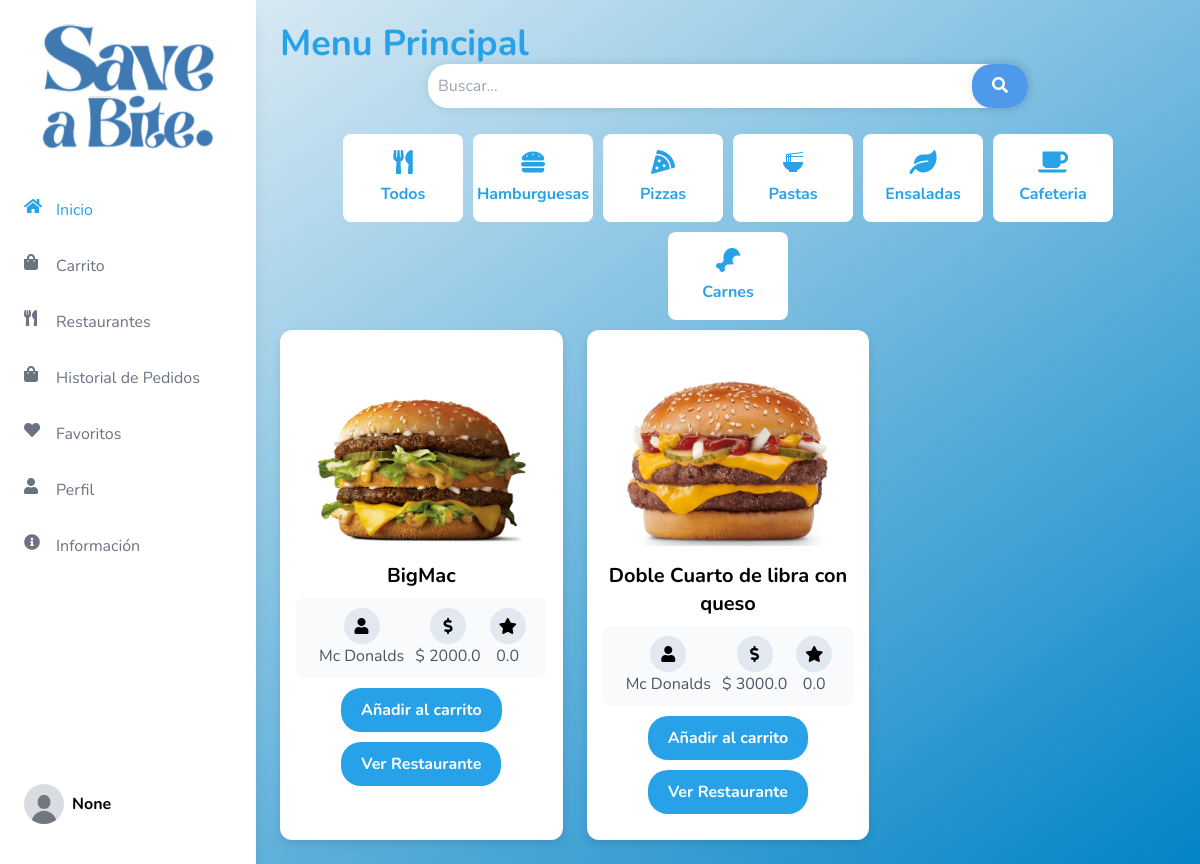
Before: /menu with the older database file.
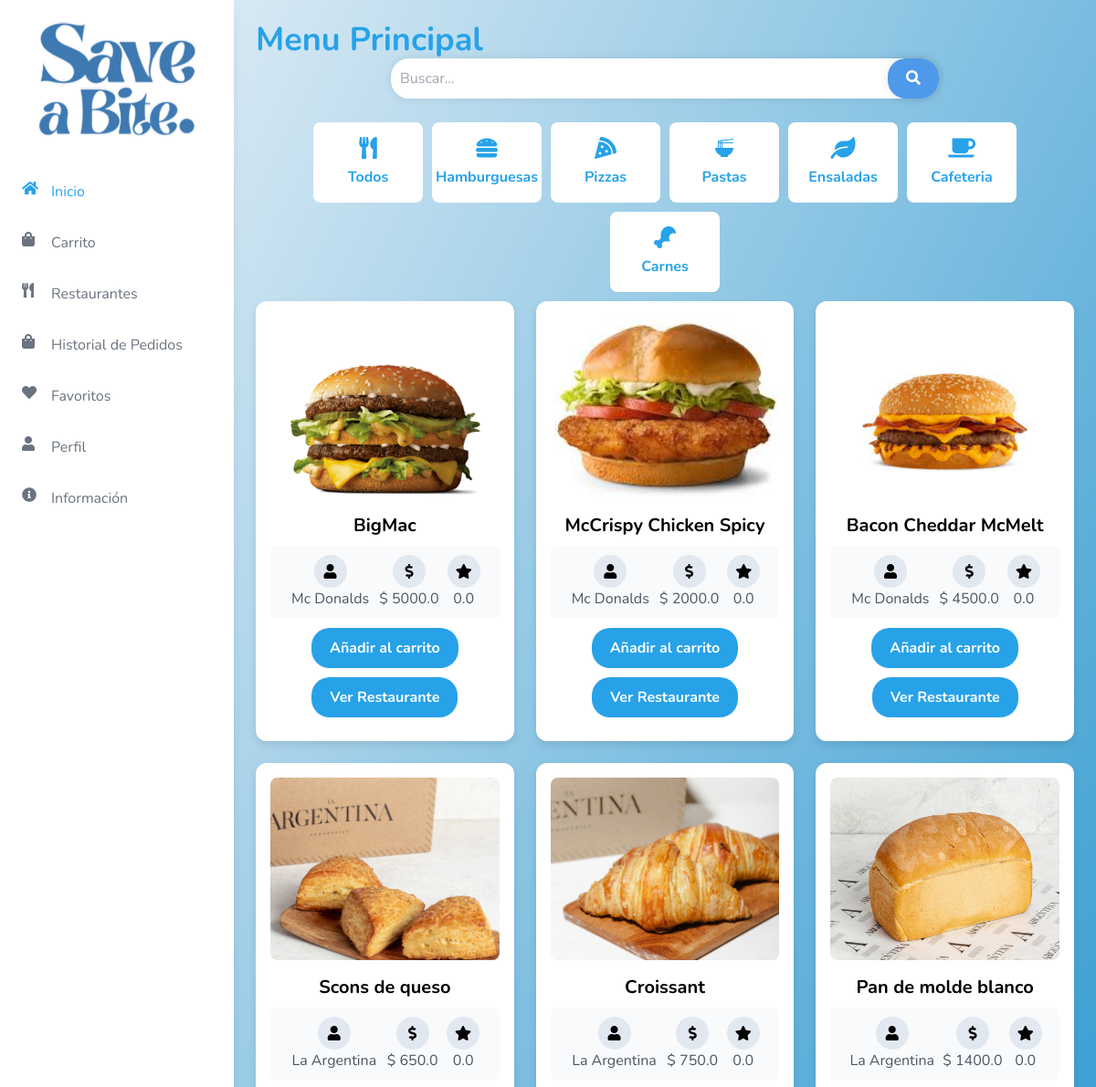
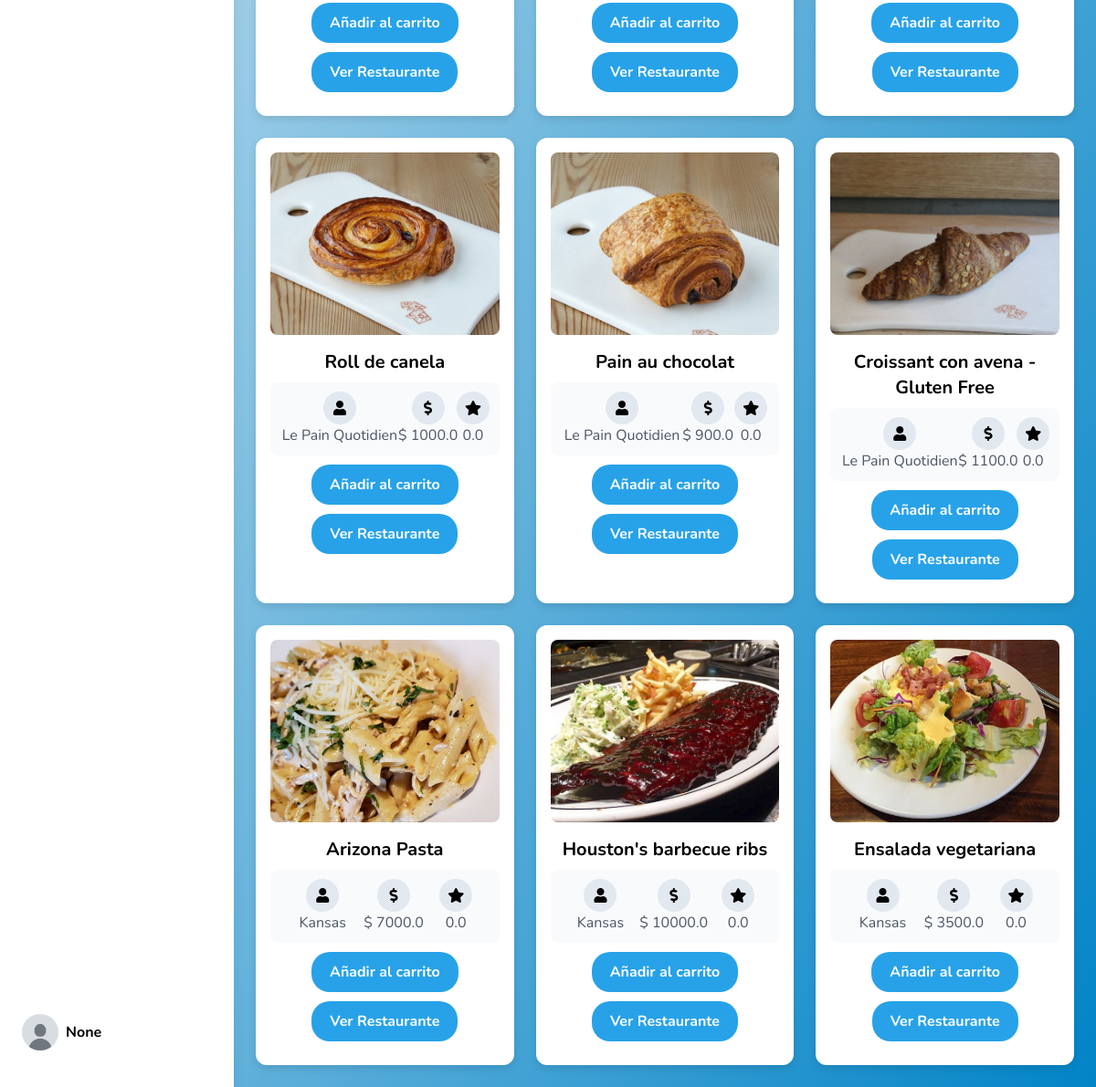
After: the same page with the newer database file (2 pictures, top to bottom).
### tables this page shows
CREATE TABLE Productos (
            id INTEGER PRIMARY KEY AUTOINCREMENT,
            id_empresa INTEGER NOT NULL,
            nombre TEXT NOT NULL,
            empresa TEXT NOT NULL,
            precio REAL NOT NULL,
            descripcion TEXT NOT NULL,
            imagen TEXT NOT NULL,
            tipoComida TEXT NOT NULL,
            stock INTEGER DEFAULT 0,
            estad TEXT DEFAULT 'No Disponible',
            tipo_dieta TEXT,
            FOREIGN KEY (id_empresa) REFERENCES usuarioEmpresa (id)
        );

CREATE TABLE usuarioEmpresa (
            id INTEGER PRIMARY KEY AUTOINCREMENT,
            nombre_usuario TEXT NOT NULL,
            correo_electronico TEXT NOT NULL UNIQUE,
            contrasena TEXT NOT NULL,
            imagen TEXT,  -- Columna para almacenar imágenes
            membresia TEXT,
            direccion_id INTEGER,
            ratingTotal REAL DEFAULT 0,
            FOREIGN KEY (direccion_id) REFERENCES direccionEmpresa (id)
        );

### app.py (the view, shortened to what this page needs)
@app.route("/menu", methods=['GET'])
def menu():
    user_name = session.get('user_name')
    user_image = session.get('user_image')
    user_id = session.get('user_id')
    query = request.args.get('query', '').lower()
    conn = get_db_connection()
    user = conn.execute('SELECT tipo_dieta FROM usuarios WHERE id = ?', (user_id,)).fetchone()
    tipo_dieta = user['tipo_dieta'] if user else None
    productos_query = '''
        SELECT Productos.*, usuarioEmpresa.imagen AS empresa_imagen, usuarioEmpresa.ratingTotal AS rating_total
        FROM Productos
        JOIN usuarioEmpresa ON Productos.id_empresa = usuarioEmpresa.id
        WHERE Productos.estad = 'Disponible'
    '''
    params = []
    productos = conn.execute(productos_query, params).fetchall()
    recomendados = []
    conn.close()
    return render_template('general/menu.html', user_name=user_name, user_image=user_image, productos=productos, recomendados=recomendados, tipo_dieta=tipo_dieta)

### app.py (called while the page is built)
def get_db_connection():
    conn = sqlite3.connect('flask_db.db')
    conn.row_factory = sqlite3.Row
    return conn

### templates/general/menu.html (shortened to what the changed rows need)
<!DOCTYPE html>
<html lang="es">
<head>
    <script src="https://cdn.tailwindcss.com"></script>
    <link href="https://cdnjs.cloudflare.com/ajax/libs/font-awesome/5.15.3/css/all.min.css" rel="stylesheet">
</head>
<body class="flex">
    {% include 'Sidebars/SidebarUsuario.html' %}
    <div class="flex-1 p-6 content ml-64">
        <h1 class="text-4xl font-bold text-custom-blue">Menu Principal</h1>
        <div class="grid grid-cols-1 md:grid-cols-2 lg:grid-cols-3 gap-6">
            {% for producto in productos %}
                {% if producto.estad == "Disponible" and producto.stock != 0 %}
                    <div class="recipe-card {{ producto.tipo_comida }}" onclick="goToProductDetail('{{ producto.id }}')">
                        <img src="{{ url_for('static', filename='uploads/' ~ producto.imagen) }}" alt="{{ producto.nombre }}">
                        <h3 class=" title text-xl mb-2">{{ producto.nombre }}</h3>
                        <div class="info">
                            <div>
                                <div class="info-icon"><i class="fas fa-user"></i></div>
                                <p class="text-gray-600">{{ producto.empresa }}</p>
                            </div>
                            <div>
                                <div class="info-icon"><i class="fas fa-dollar-sign"></i></div>
                                <p class="text-gray-600">$ {{ producto.precio }}</p>
                            </div>
                            <div>
                                <div class="info-icon rating-icon"><i class="fas fa-star"></i></div>
                                <p class="text-gray-600">{{ producto.rating_total }}</p>
                            </div>
                        </div>
                        <div class="button-container">
                            <button class="action-button add-to-cart-btn" data-stock="{{ producto.stock }}" data-id="{{ producto.id }}" data-name="{{ producto.nombre }}" data-description="{{ producto.descripcion }}" data-price="{{ producto.precio }}" data-image="{{ url_for('static', filename='uploads/' ~ producto.imagen) }}">Añadir al carrito</button>
                            <form method="GET" action="{{ url_for('ver_menu', id=producto.id_empresa) }}">
                                <button type="submit" class="action-button">Ver Restaurante</button>
                            </form>
                        </div>
                    </div>
                {% endif %}
            {% endfor %}
        </div>
    </div>
</body>
</html>

Changed rows visible on the page:
no longer on this page (row edited): Productos: imagen (picture), nombre "Doble Cuarto de libra con queso", empresa "Mc Donalds", precio "3000.0", rating_total "0.0"
changed Productos "BigMac": precio "2000.0" → "5000.0"
added Productos: imagen (picture), nombre "McCrispy Chicken Spicy", empresa "Mc Donalds", precio "2000.0", rating_total "0.0"
added Productos: imagen (picture), nombre "Bacon Cheddar McMelt", empresa "Mc Donalds", precio "4500.0", rating_total "0.0"
added Productos: imagen (picture), nombre "Scons de queso", empresa "La Argentina", precio "650.0", rating_total "0.0"
added Productos: imagen (picture), nombre "Croissant", empresa "La Argentina", precio "750.0", rating_total "0.0"
added Productos: imagen (picture), nombre "Pan de molde blanco", empresa "La Argentina", precio "1400.0", rating_total "0.0"
added Productos: imagen (picture), nombre "Roll de canela", empresa "Le Pain Quotidien", precio "1000.0", rating_total "0.0"
added Productos: imagen (picture), nombre "Pain au chocolat", empresa "Le Pain Quotidien", precio "900.0", rating_total "0.0"
added Productos: imagen (picture), nombre "Croissant con avena - Gluten Free", empresa "Le Pain Quotidien", precio "1100.0", rating_total "0.0"
added Productos: imagen (picture), nombre "Arizona Pasta", empresa "Kansas", precio "7000.0", rating_total "0.0"
added Productos: imagen (picture), nombre "Houston's barbecue ribs", empresa "Kansas", precio "10000.0", rating_total "0.0"
added Productos: imagen (picture), nombre "Ensalada vegetariana", empresa "Kansas", precio "3500.0", rating_total "0.0"
